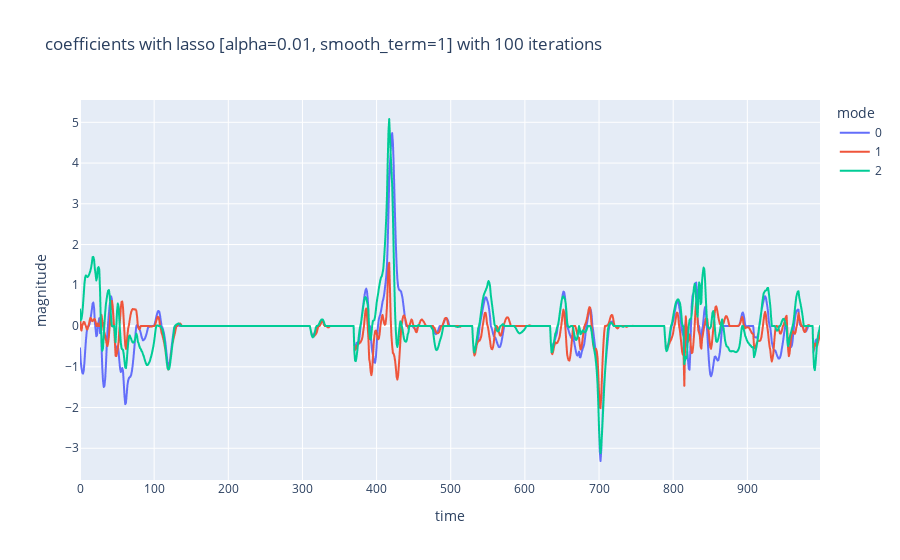

Notebook cell for this chart:
### Code cell
px.line(model.coeffs_.T, title=f'coefficients with lasso [alpha={alpha}, smooth_term={smooth}] with {n_iterations} iterations').update_layout(
    xaxis_title='time', yaxis_title='magnitude', legend_title='mode').show()

### Figure 1 — Plotly figure (JSON) as saved in the notebook; plotly's stock layout.template omitted (floating-point values rounded to 4 significant figures; data arrays with more than 128 entries replaced by an {"elided": "..."} marker saying what was removed)
{"data": [{"hovertemplate": "variable=0<br>index=%{x}<br>value=%{y}<extra></extra>", "legendgroup": "0", "line": {"color": "#636efa", "dash": "solid"}, "marker": {"symbol": "circle"}, "mode": "lines", "name": "0", "showlegend": true, "type": "scattergl", "x": {"elided": "999 int values"}, "xaxis": "x", "y": {"elided": "999 float values"}, "yaxis": "y"}, {"hovertemplate": "variable=1<br>index=%{x}<br>value=%{y}<extra></extra>", "legendgroup": "1", "line": {"color": "#EF553B", "dash": "solid"}, "marker": {"symbol": "circle"}, "mode": "lines", "name": "1", "showlegend": true, "type": "scattergl", "x": {"elided": "999 int values"}, "xaxis": "x", "y": {"elided": "999 float values"}, "yaxis": "y"}, {"hovertemplate": "variable=2<br>index=%{x}<br>value=%{y}<extra></extra>", "legendgroup": "2", "line": {"color": "#00cc96", "dash": "solid"}, "marker": {"symbol": "circle"}, "mode": "lines", "name": "2", "showlegend": true, "type": "scattergl", "x": {"elided": "999 int values"}, "xaxis": "x", "y": {"elided": "999 float values"}, "yaxis": "y"}], "layout": {"legend": {"title": {"text": "mode"}, "tracegroupgap": 0}, "title": {"text": "coefficients with lasso [alpha=0.01, smooth_term=1] with 100 iterations"}, "xaxis": {"anchor": "y", "domain": [0, 1], "title": {"text": "time"}}, "yaxis": {"anchor": "x", "domain": [0, 1], "title": {"text": "magnitude"}}}}
